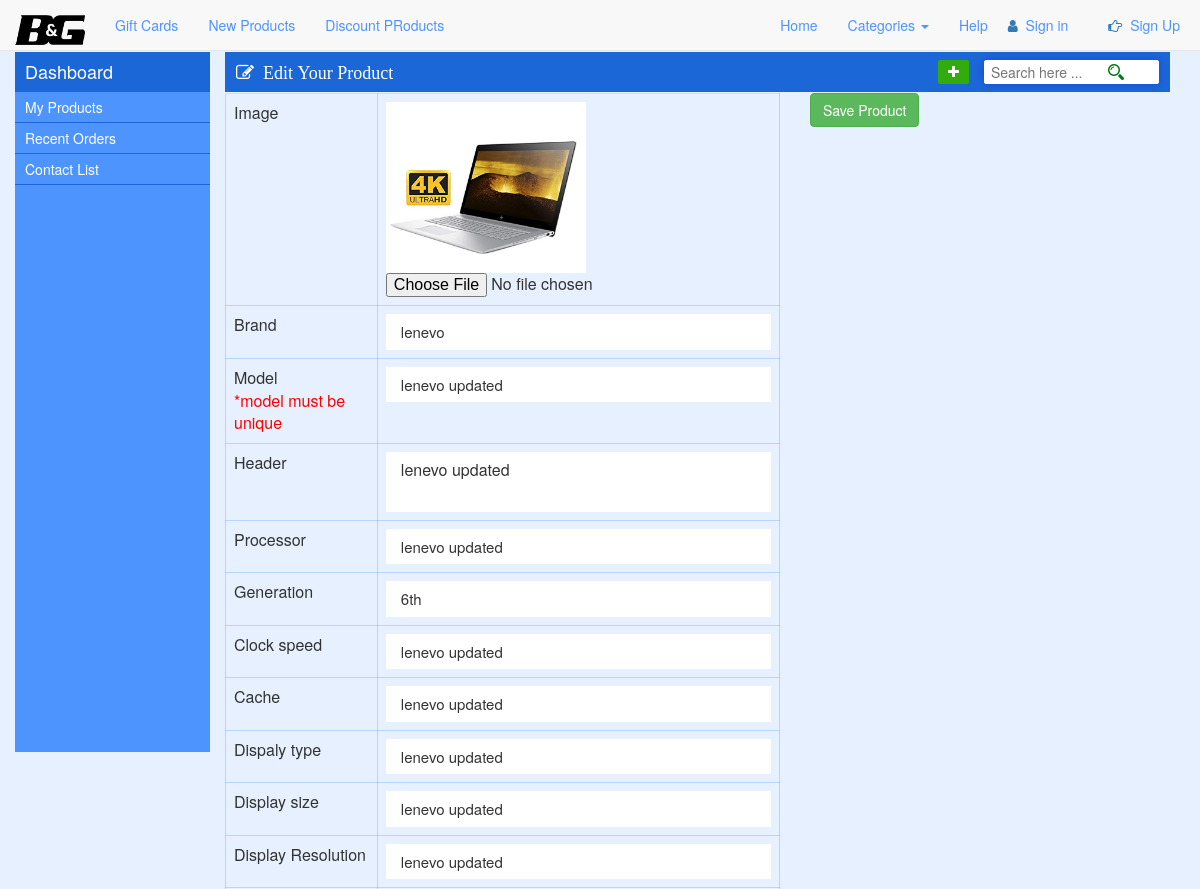
Page /app/duplicateproducts.php?id=8 (upper part) on the earlier database version.
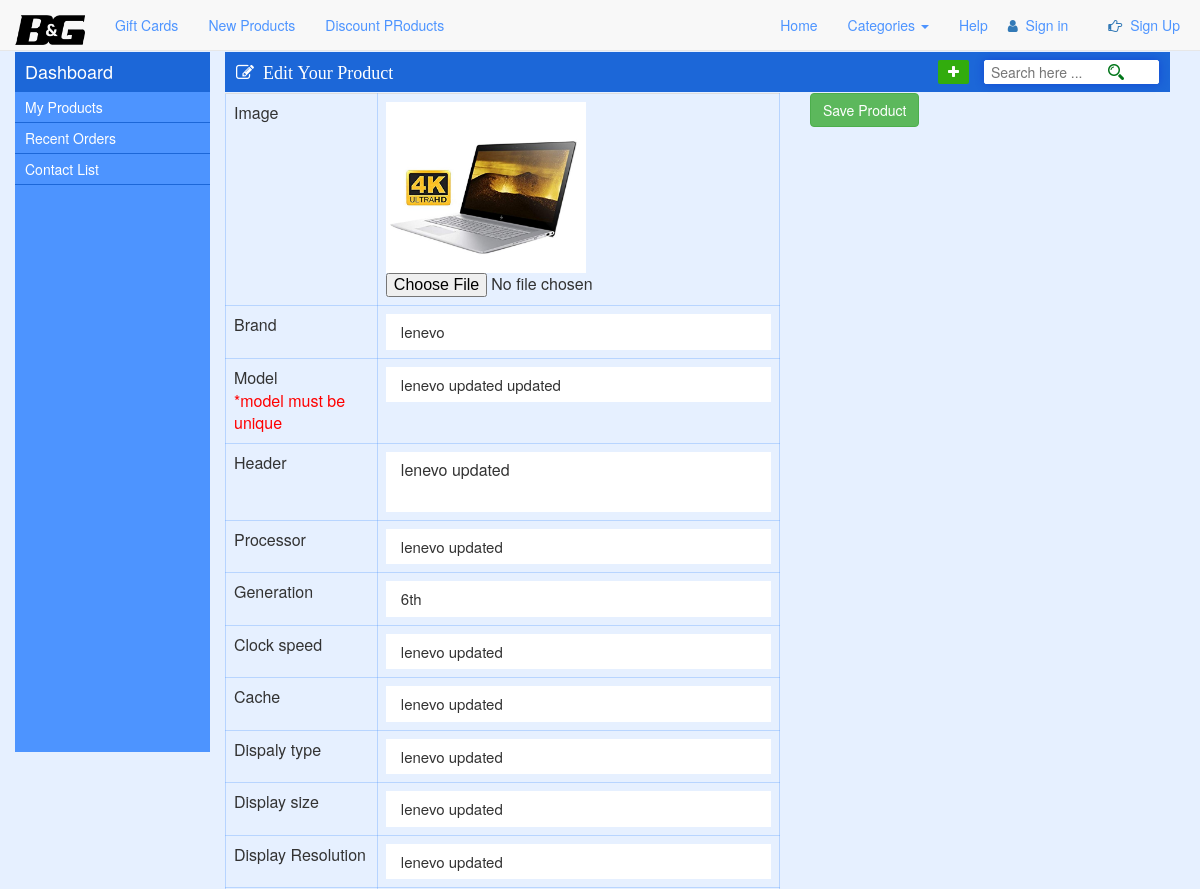
Same page on the later database version.
### tables this page shows
CREATE TABLE `laptops` (
  `id` int(11) NOT NULL,
  `owner_email` int(11) NOT NULL,
  `brand` varchar(20) NOT NULL,
  `model` varchar(50) NOT NULL,
  `header` varchar(100) NOT NULL,
  `processor` varchar(50) NOT NULL,
  `generation` varchar(50) NOT NULL,
  `clock_speed` varchar(50) NOT NULL,
  `cache` varchar(50) NOT NULL,
  `display_type` varchar(50) NOT NULL,
  `display_size` varchar(50) NOT NULL,
  `display_resolution` varchar(50) NOT NULL,
  `touch` varchar(50) NOT NULL,
  `ram_type` varchar(50) NOT NULL,
  `ram` varchar(50) NOT NULL,
  `storage` varchar(50) NOT NULL,
  `graphics_chipset` varchar(50) NOT NULL,
  `graphics_memory` varchar(50) NOT NULL,
  `networking` varchar(50) NOT NULL,
  `display_port` varchar(50) NOT NULL,
  `audio_port` varchar(50) NOT NULL,
  `usb_port` varchar(50) NOT NULL,
  `battery` varchar(50) NOT NULL,
  `weight` varchar(50) NOT NULL,
  `color` varchar(50) NOT NULL,
  `operating_system` varchar(50) NOT NULL,
  `others` varchar(50) NOT NULL,
  `part_no` varchar(50) NOT NULL,
  `origin` varchar(50) NOT NULL,
  `assemble` varchar(50) NOT NULL,
  `warranty` varchar(50) NOT NULL,
  `upcoming` varchar(50) NOT NULL,
  `gifts` varchar(50) NOT NULL,
  `main_image` varchar(50) NOT NULL,
  `regular_price` int(20) NOT NULL,
  `special_price` int(20) NOT NULL,
  `discount_price` int(10) NOT NULL,
  `date` datetime NOT NULL DEFAULT CURRENT_TIMESTAMP,
  `quantity` int(100) NOT NULL,
  `status` int(5) NOT NULL
);

### data/connection.php (called while the page is built)
<?php
function connection()
{
	$con=mysqli_connect("localhost","root","","buy&get");
	return $con;
}
?>

### data/products_data_access.php (called while the page is built, shortened)
<?php
include_once 'connection.php';
function products_id($id)
{
	return mysqli_query(connection(),"SELECT * FROM laptops WHERE id='$id'");
}
?>

### app/duplicateproducts.php (the view, shortened to what the changed rows need)
<?php
include 'common.php';
include '../data/products_data_access.php';
$email=$_SESSION['user']['email'];
$name=$_SESSION['user']['name'];
$imgname=$_SESSION['user']['imgname'];
$id=$_GET['id'];
if($email=="")
{
	myHeader();
}
else if($_SESSION['type']=="seller")
{
	sellerheader($name,$imgname);
}
?>
<!DOCTYPE html>
<html>
	<head>
	</head>
	<body>
		<div class="container-fluid">
            <form method="POST" action="productshandler.php?id=<?php echo $id?>">
                <div class="col-lg-6 col-md-5 col-sm-5 col-xs-6 right-bar">
                        <table class="table table-responsive">
                            <tbody>
                                <?php
                                    $query1=products_id($id);
                                    $rows1=mysqli_num_rows($query1);
                                    if($rows1>0)
                                    {
                                        while($row=mysqli_fetch_assoc($query1))
                                        {
                                ?>
                                <tr>
                                    <td width=300px>Image</td>
                                    <td width=900px><img src="images/<?php echo $row['main_image'];?>" width="200px"><input type="file" name="imgname" class="productseditbox" value="sdfsd"></td>
                                </tr>
                                <tr>
                                    <td width=300px>Brand</td>
                                    <td width=900px><input type="text" name="brand" class="productseditbox" value="<?php echo $row['brand'];?>"></td>
                                </tr>
                                <tr>
                                    <td width=300px>Model<br><span style="color:red;">*model must be unique</span></td>
                                    <td width=900px>
                                        <input type="text" name="model" class="productseditbox" value="<?php echo $row['model'];?>">
                                    </td>
                                </tr>
                                <tr>
                                    <td width=300px>Header</td>
                                    <td width=900px><textarea name="header" class="productseditbox"><?php echo $row['header'];?></textarea></td>
                                </tr>
                                <tr>
                                    <td width=300px>Processor</td>
                                    <td width=900px><input type="text" name="processor" class="productseditbox" value="<?php echo $row['processor'];?>"></td>
                                </tr>
                                <tr>
                                    <td width=300px>Generation</td>
                                    <td width=900px><input type="text" name="gen" class="productseditbox" value="<?php echo $row['generation'];?>"></td>
                                </tr>
                                <tr>
                                    <td width=300px>Clock speed</td>
                                    <td width=900px><input type="text" name="clock_speed" class="productseditbox" value="<?php echo $row['clock_speed'];?>"></td>
                                </tr>
                                <tr>
                                    <td width=300px>Cache</td>
                                    <td width=900px><input type="text" name="cache" class="productseditbox" value="<?php echo $row['cache'];?>"></td>
                                </tr>
                                <tr>
                                    <td width=300px>Dispaly type</td>
                                    <td width=900px><input type="text" name="d_type" class="productseditbox" value="<?php echo $row['display_type'];?>"></td>
                                </tr>
                                <tr>
                                    <td width=300px>Display size</td>
                                    <td width=900px><input type="text" name="d_size" class="productseditbox" value="<?php echo $row['display_size'];?>"></td>
                                </tr>
                                <tr>
                                    <td width=300px>Display Resolution</td>
                                    <td width=900px><input type="text" name="d_res" class="productseditbox" value="<?php echo $row['display_resolution'];?>"></td>
                                </tr>
                                <?php }}?>
                            </tbody>
                        </table>
                    </div>
                </div>
	</body>
</html>

Differences in the rows shown:
changed laptops "lenevo": model "lenevo updated" → "lenevo updated updated"
